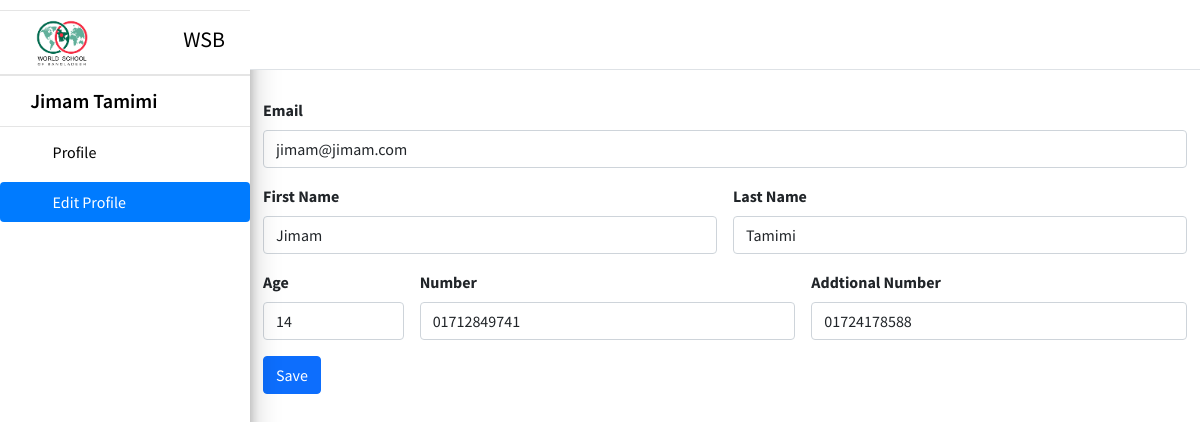
The app's page /profile/edit/ (signed in) with its own data.
### home/models.py (models this page shows, shortened)
class MyUser(AbstractBaseUser, PermissionsMixin):
    email = models.EmailField(max_length=90, blank=False, unique=True)
    timeStamp=models.DateTimeField(auto_now_add=True, blank=True)
    first_name = models.CharField("First Name", max_length=10, blank=False)
    last_name = models.CharField("Last Name", max_length=10, blank=False)
    age = models.PositiveIntegerField("Age", blank=False)
    number = models.CharField("Phone Number", max_length=30, blank=False)
    addtional_number = models.CharField("Addtional Phone Number", max_length=30, blank=False)
    in_draft = models.BooleanField(default=False)
    is_student = models.BooleanField(default=False)
    is_active = models.BooleanField(default=True)
    is_superuser = models.BooleanField(default=False)
    is_staff = models.BooleanField(default=False)
    objects = CustomUserManager()
    USERNAME_FIELD = 'email'

### home/views.py (the view, shortened to what this page needs)
# urls.py: path('profile/edit/', views.editProfile),
@login_required
def editProfile(request):
    if(request.user.is_staff):
        return redirect('/dashboard')
    else:
        if(request.method == 'GET'):
            user = request.user
            context = {
                'email': user.email,
                'fName': user.first_name,
                'lName': user.last_name,
                'age': user.age,
                'number': user.number,
                'addNumber': user.addtional_number,
            }
            print(context)
            return render(request, 'home/edit-profile.html', context)

### home/context_processors.py (called while the page is built, shortened)
def animations(request):
    return {
        'animation_class': choice(animation_classes)
    }

def baseUrl(request):
    return {
        'BASE_URL': settings.BASE_URL
    }

def roll(request):
    if(request.user.is_authenticated):
        if(not request.user.is_student and request.user.is_staff == False):
            return {
                'is_student': False,
                'is_staff': False,
            }
        if(request.user.is_student):
            return {
                'is_student': True,
                'is_staff': False,
            }
    else:
        return {
            'is_staff': False,
            'is_student': False,
        }

### templates/home/edit-profile.html (shortened to what this page needs)
{% extends 'dashboard-base.html' %}
{% block content %}
<form method="POST" action="/profile/edit/" class="row g-3">
  <div class="col-md-12">
    <label for="email" class="form-label">Email</label>
    <input required value="{{email}}"  type="email" class="form-control" id="email"  name="email" placeholder="Email">
  </div>
  <div class="col-md-6">
    <label for="first-name" class="form-label">First Name</label>
    <input required value="{{fName}}" type="text" class="form-control" id="first-name"  name="first-name" placeholder="First Name">
  </div>
  <div class="col-md-6">
    <label for="first-name" class="form-label">Last Name</label>
    <input required value="{{lName}}"   type="text" class="form-control" id="last-name" name="last-name" placeholder="Last Name">
  </div>
  <div class="col-2">
    <label for="age" class="form-label">Age</label>
    <input required value="{{age}}"   type="number" class="form-control" id="age"   name="age" placeholder="Age">
  </div>
  <div class="col-5">
    <label for="number" class="form-label">Number</label>
    <input required value="{{number}}"    type="tel" class="form-control" id="number" placeholder="Number"  name="number">
  </div>
  <div class="col-5">
    <label for="add-number" class="form-label">Addtional Number</label>
    <input required  value="{{addNumber}}"  type="tel" class="form-control" id="add-number" placeholder="Addtional Number"  name="add-number">
  </div>
  <div class="col-12">
    <button  type="submit" class="btn btn-primary">Save</button>
  </div>
</form>
{% endblock content %}
{% block edit-profile %}dashboard-active{% endblock edit-profile %}

### static/dashboard/css/dashboard.css (style rules this page uses)
* { margin: 0; padding: 0; box-sizing: border-box; font-family: "Source Sans Pro", -apple-system, BlinkMacSystemFont, "Segoe UI", Roboto, "Helvetica Neue", Arial, sans-serif, "Apple Color Emoji", "Segoe UI Emoji", "Segoe UI Symbol"; }
html { overflow-x: hidden; }
.dashboard-content .form-label { font-weight: 700; }

### records on screen
MyUser: email "jimam@jimam.com", first-name "Jimam", last-name "Tamimi", number "01712849741", add-number "01724178588"
